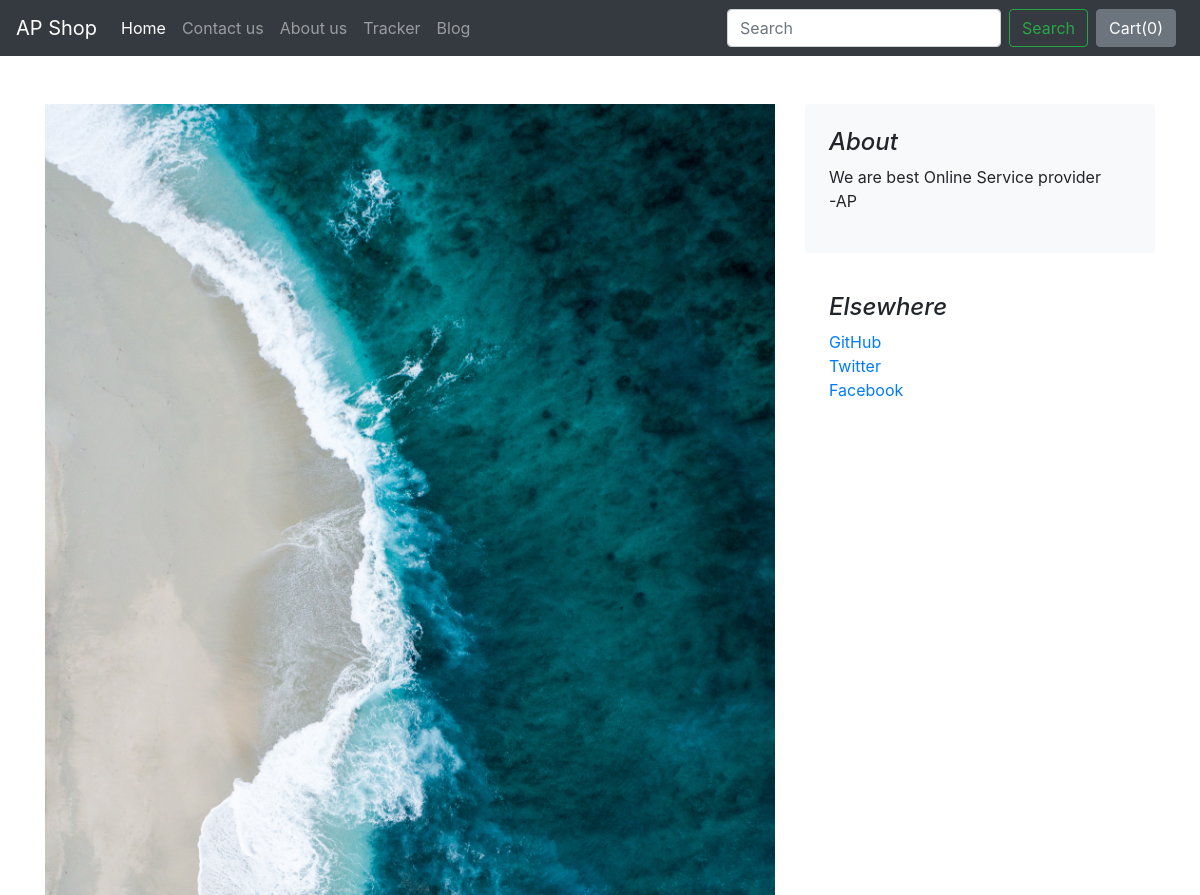
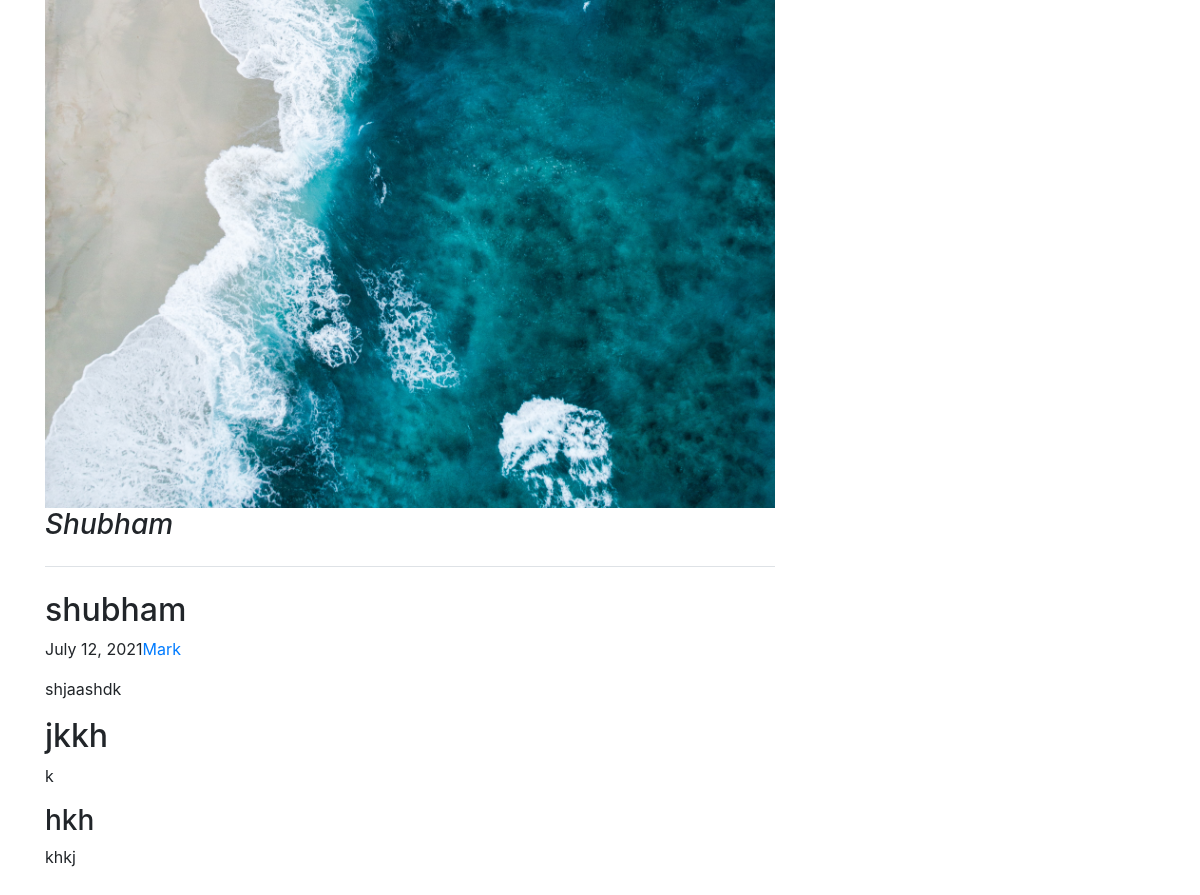
The page /blog/blogpost/1 on the database its author committed (2 pictures, top to bottom).
### blog/models.py (models this page shows)
class Blogpost(models.Model):
    blog_id = models.AutoField(primary_key=True)
    title = models.CharField(max_length=500,default="")
    head0 = models.CharField(max_length=5000,default="")
    chead0 = models.CharField(max_length=5000,default="")
    head1 = models.CharField(max_length=5000,default="")
    chead1 = models.CharField(max_length=5000,default="")
    head2 = models.CharField(max_length=5000,default="")
    chead2 = models.CharField(max_length=5000,default="")
    publish_date = models.DateField()
    thumbnail = models.ImageField(upload_to='shop/images')
    def __str__(self):
        return self.title

### blog/views.py (the view)
# urls.py: path('blogpost/<int:id>', views.blogpost, name="BlogPost"),
def blogpost(request, id):
    post = Blogpost.objects.filter(blog_id = id)[0]
    print(post)
    return render(request, 'blog/blogpost.html',{ 'post' : post})

### blog/templates/blog/blogpost.html (shortened to what this page needs)
{% extends 'shop/basic.html' %}
{% block body %}
{% load static %}
<div class="container my-5">
    <div class="row">
        <div class="col-md-8 blog-main">
        <img src="/media/{{post.thumbnail}}" class="img-fluid" alt="">
            <h3 class="pb-4 mb-4 font-italic border-bottom">
                {{post.title}}
            </h3>
            <div class="blog-post">
                <h2 class="blog-post-title">{{post.head0}}</h2>
                <p class="blog-post-meta">{{post.publish_date}}<a href="#">Mark</a></p>
                <p>{{ post.chead0}}</p>
                <h2>{{ post.head1 }}</h2>
                <p>{{post.chead1}}</p>
                <h3>{{post.head2}}</h3>
                <p>{{post.chead2}}</p>
            </div>
        </div>
        <aside class="col-md-4 blog-sidebar">
            <div class="p-4 mb-3 bg-light rounded">
                <h4 class="font-italic">About</h4>
                <p class="mb-0">We are best Online Service provider<blockquote>-AP</blockquote></p>
            </div>
            <div class="p-4">
                <h4 class="font-italic">Elsewhere</h4>
                <ol class="list-unstyled">
                    <li><a href="#">GitHub</a></li>
                    <li><a href="#">Twitter</a></li>
                    <li><a href="#">Facebook</a></li>
                </ol>
            </div>
        </aside>
    </div>
</div>
{% endblock body %}

### rows shown on the page
Blogpost: thumbnail (picture), title "Shubham", head0 "shubham", publish_date "July 12, 2021", chead0 "shjaashdk", head1 "jkkh", chead1 "k", head2 "hkh", chead2 "khkj"
